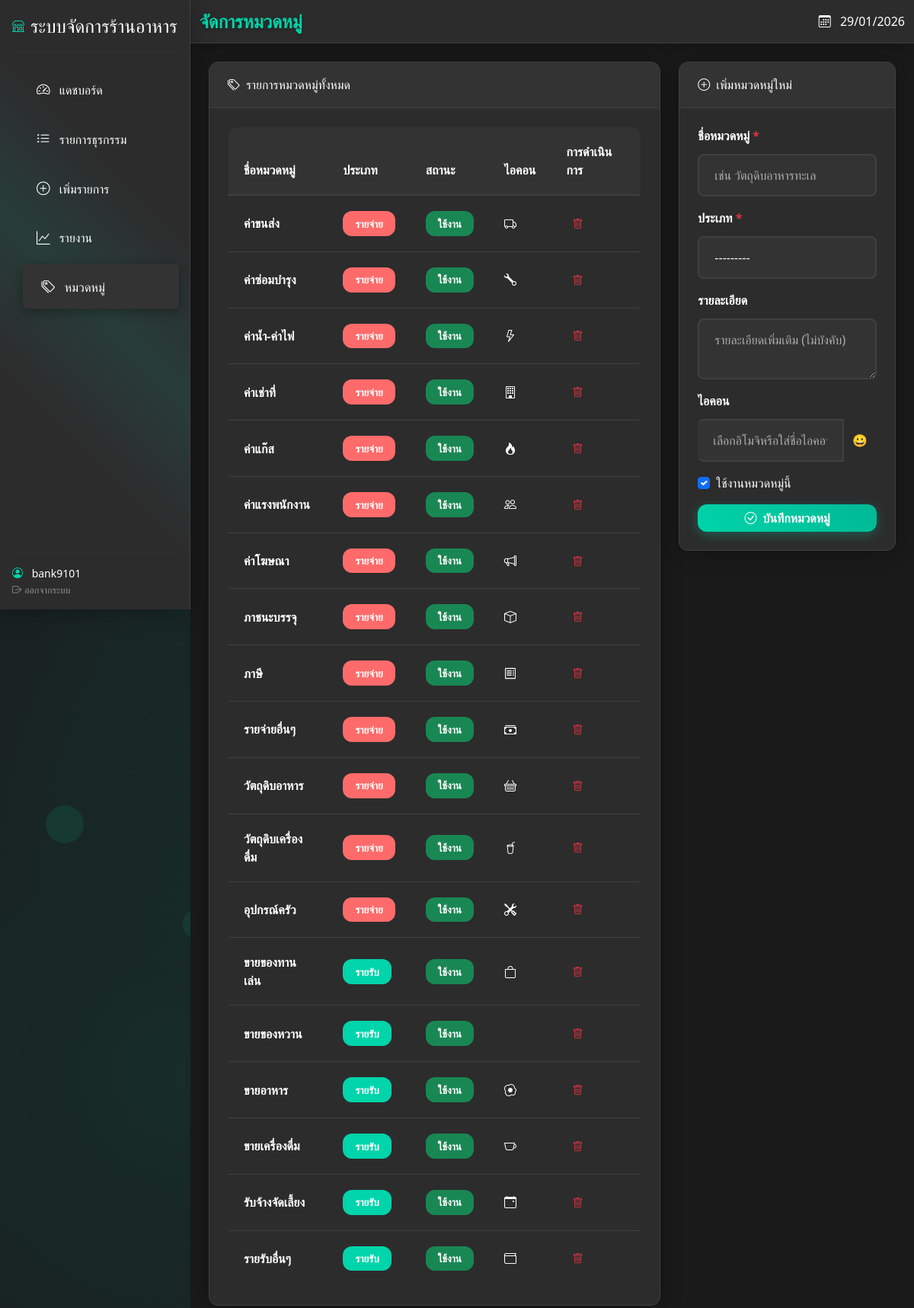
Page /app/categories/ (signed in) on the committed database.
### ICANDEP/models.py (models this page shows, shortened)
class Category(models.Model):
    TRANSACTION_TYPES = [
        ('income', 'รายรับ'),
        ('expense', 'รายจ่าย'),
    ]
    name = models.CharField(max_length=100, verbose_name="ชื่อหมวดหมู่")
    transaction_type = models.CharField(max_length=10, choices=TRANSACTION_TYPES, verbose_name="ประเภท")
    description = models.TextField(blank=True, null=True, verbose_name="รายละเอียด")
    icon = models.CharField(max_length=50, blank=True, null=True, verbose_name="ไอคอน")
    is_active = models.BooleanField(default=True, verbose_name="ใช้งาน")
    created_at = models.DateTimeField(auto_now_add=True, verbose_name="วันที่สร้าง")
    class Meta:
        ordering = ['transaction_type', 'name']
        verbose_name = "หมวดหมู่"
        verbose_name_plural = "หมวดหมู่"
        unique_together = ['name', 'transaction_type']

### ICANDEP/views.py (the view)
# urls.py: path('categories/', views.manage_categories, name='manage_categories'),
@login_required
def manage_categories(request):
    categories = Category.objects.all().order_by('transaction_type', 'name')
    if request.method == 'POST':
        form = CategoryForm(request.POST)
        if form.is_valid():
            form.save()
            messages.success(request, 'เพิ่มหมวดหมู่สำเร็จ!')
            return redirect('ICANDEP:manage_categories')
    else:
        form = CategoryForm()
    context = {
        'categories': categories,
        'form': form,
    }
    return render(request, 'ICANDEP/category_manage.html', context)

### ICANDEP/forms.py
class CategoryForm(forms.ModelForm):
    class Meta:
        model = Category
        fields = ['name', 'transaction_type', 'description', 'icon', 'is_active']
        widgets = {
            'name': forms.TextInput(attrs={
                'class': 'form-control',
                'placeholder': 'เช่น วัตถุดิบอาหารทะเล',
            }),
            'transaction_type': forms.Select(attrs={
                'class': 'form-select',
            }),
            'description': forms.Textarea(attrs={
                'class': 'form-control',
                'rows': 2,
                'placeholder': 'รายละเอียดเพิ่มเติม (ไม่บังคับ)',
            }),
            'icon': forms.TextInput(attrs={
                'class': 'form-control',
                'placeholder': 'เลือกอิโมจิหรือใส่ชื่อไอคอน (ไม่บังคับ)',
            }),
            'is_active': forms.CheckboxInput(attrs={
                'class': 'form-check-input',
            }),
        }

### ICANDEP/templates/ICANDEP/category_manage.html (shortened to what this page needs)
{% extends 'ICANDEP/base.html' %}
{% block content %}
<div class="row">
    <div class="col-lg-8 mb-4">
        <div class="card">
            <div class="card-header">
                <h6 class="m-0 font-weight-bold" style="color: var(--text-primary);">
                    <i class="bi bi-tags me-2"></i>รายการหมวดหมู่ทั้งหมด
                </h6>
            </div>
            <div class="card-body">
                {% if categories %}
                    <div class="table-responsive">
                        <table class="table table-hover align-middle">
                            <thead>
                                <tr>
                                    <th>ชื่อหมวดหมู่</th>
                                    <th>ประเภท</th>
                                    <th>สถานะ</th>
                                    <th>ไอคอน</th>
                                    <th>การดำเนินการ</th>
                                </tr>
                            </thead>
                            <tbody>
                                {% for cat in categories %}
                                <tr>
                                    <td>
                                        <strong>{{ cat.name }}</strong>
                                    </td>
                                    <td>
                                        {% if cat.transaction_type == 'income' %}
                                            <span class="badge badge-income">รายรับ</span>
                                        {% else %}
                                            <span class="badge badge-expense">รายจ่าย</span>
                                        {% endif %}
                                    </td>
                                    <td>
                                        {% if cat.is_active %}
                                            <span class="badge bg-success">ใช้งาน</span>
                                        {% else %}
                                            <span class="badge bg-secondary">ปิดใช้งาน</span>
                                        {% endif %}
                                    </td>
                                    <td>
                                        {% if cat.icon %}
                                            <i class="bi {{ cat.icon }}"></i>
                                        {% else %}
                                            -
                                        {% endif %}
                                    </td>
                                    <td>
                                        <a href="{% url 'ICANDEP:delete_category' cat.pk %}"
                                           class="btn btn-sm btn-outline-danger"
                                           title="ลบหมวดหมู่"
                                           onclick="return confirm('คุณแน่ใจหรือไม่ว่าต้องการลบหมวดหมู่ \"{{ cat.name }}\"?\n\n⚠️ หากมีรายการธุรกรรมที่ใช้หมวดหมู่นี้อยู่ จะไม่สามารถลบได้')">
                                            <i class="bi bi-trash"></i>
                                        </a>
                                    </td>
                                </tr>
                                {% endfor %}
                            </tbody>
                        </table>
                    </div>
                {% else %}
                    <div class="text-center py-4">
                        <i class="bi bi-inbox fs-1 text-muted"></i>
                        <p class="text-muted mt-2">ยังไม่มีหมวดหมู่ในระบบ</p>
                    </div>
                {% endif %}
            </div>
        </div>
    </div>
    <div class="col-lg-4 mb-4">
        <div class="card">
            <div class="card-header">
                <h6 class="m-0 font-weight-bold" style="color: var(--text-primary);">
                    <i class="bi bi-plus-circle me-2"></i>เพิ่มหมวดหมู่ใหม่
                </h6>
            </div>
            <div class="card-body">
                <form method="post">
                    <div class="mb-3">
                        <label for="{{ form.name.id_for_label }}" class="form-label">
                            {{ form.name.label }} <span class="text-danger">*</span>
                        </label>
                        {{ form.name }}
                    </div>
                    <div class="mb-3">
                        <label for="{{ form.transaction_type.id_for_label }}" class="form-label">
                            {{ form.transaction_type.label }} <span class="text-danger">*</span>
                        </label>
                        {{ form.transaction_type }}
                    </div>
                    <div class="mb-3">
                        <label for="{{ form.description.id_for_label }}" class="form-label">
                            {{ form.description.label }}
                        </label>
                        {{ form.description }}
                    </div>
                    <div class="mb-3">
                        <label for="{{ form.icon.id_for_label }}" class="form-label">
                            {{ form.icon.label }}
                        </label>
                        <div class="input-group">
                            {{ form.icon }}
                            <button type="button" class="btn btn-outline-secondary" id="emojiPickerBtn" title="เลือกอิโมจิ">
                                😀
                            </button>
                        </div>
                    </div>
                    <div class="mb-3 form-check">
                        {{ form.is_active }}
                        <label class="form-check-label" for="{{ form.is_active.id_for_label }}">
                            ใช้งานหมวดหมู่นี้
                        </label>
                    </div>
                    <button type="submit" class="btn btn-primary w-100">
                        <i class="bi bi-check-circle me-2"></i>บันทึกหมวดหมู่
                    </button>
                </form>
            </div>
        </div>
    </div>
</div>
{% endblock %}

### ICANDEP/templates/ICANDEP/base.html (shortened to what this page needs)
<!DOCTYPE html>
<html lang="th">
<head>
    <link href="https://cdn.jsdelivr.net/npm/bootstrap@5.3.0/dist/css/bootstrap.min.css" rel="stylesheet">
    <link href="https://cdn.jsdelivr.net/npm/bootstrap-icons@1.10.0/font/bootstrap-icons.css" rel="stylesheet">
    {% load static %}
    <link href="{% static 'ICANDEP/css/style.css' %}" rel="stylesheet">
</head>
<body>
    <nav class="sidebar position-fixed d-flex flex-column flex-shrink-0 p-3" style="width: 250px;">
        <a href="{% url 'ICANDEP:dashboard' %}" class="d-flex align-items-center mb-3 mb-md-0 me-md-auto text-white text-decoration-none">
            <i class="bi bi-shop me-2" style="color: var(--primary-color);"></i>
            <span class="fs-4">ระบบจัดการร้านอาหาร</span>
        </a>
        <hr style="border-color: var(--border-color);">
        <ul class="nav nav-pills flex-column mb-auto">
            <li class="nav-item">
                <a href="{% url 'ICANDEP:dashboard' %}" class="nav-link {% if request.resolver_match.url_name == 'dashboard' %}active{% endif %}">
                    <i class="bi bi-speedometer2"></i>
                    แดชบอร์ด
                </a>
            </li>
            <li class="nav-item">
                <a href="{% url 'ICANDEP:transaction_list' %}" class="nav-link {% if request.resolver_match.url_name == 'transaction_list' %}active{% endif %}">
                    <i class="bi bi-list-ul"></i>
                    รายการธุรกรรม
                </a>
            </li>
            <li class="nav-item">
                <a href="{% url 'ICANDEP:add_transaction' %}" class="nav-link {% if request.resolver_match.url_name == 'add_transaction' %}active{% endif %}">
                    <i class="bi bi-plus-circle"></i>
                    เพิ่มรายการ
                </a>
            </li>
            <li class="nav-item">
                <a href="{% url 'ICANDEP:reports' %}" class="nav-link {% if request.resolver_match.url_name == 'reports' %}active{% endif %}">
                    <i class="bi bi-graph-up"></i>
                    รายงาน
                </a>
            </li>
            <li class="nav-item">
                <a href="{% url 'ICANDEP:manage_categories' %}" class="nav-link {% if request.resolver_match.url_name == 'manage_categories' %}active{% endif %}">
                    <i class="bi bi-tags"></i>
                    หมวดหมู่
                </a>
            </li>
        </ul>
        <hr style="border-color: var(--border-color);">
        <div class="text-white small">
            <i class="bi bi-person-circle me-2" style="color: var(--primary-color);"></i>
            {% if user.is_authenticated %}
                {{ user.username }}
                <br>
                <a href="{% url 'ICANDEP:logout' %}" class="text-white-50 text-decoration-none small">
                    <i class="bi bi-box-arrow-right me-1"></i>ออกจากระบบ
                </a>
            {% else %}
                ผู้ใช้ระบบ
            {% endif %}
        </div>
    </nav>
    <div class="main-content">
        <nav class="navbar navbar-expand-lg navbar-dark" style="background: var(--bg-secondary) !important; border-bottom: 1px solid var(--border-color);">
            <div class="container-fluid">
                <span class="navbar-brand mb-0 h1">{% block page_title %}ระบบจัดการรายรับรายจ่าย{% endblock %}</span>
                <div class="navbar-nav ms-auto">
                    <span class="navbar-text" style="color: var(--text-primary);">
                        <i class="bi bi-calendar3 me-2"></i>
                        {% now "d/m/Y" %}
                    </span>
                </div>
            </div>
        </nav>
        <div class="container-fluid p-4">
            {% block content %}
            {% endblock %}
        </div>
    </div>
</body>
</html>

### ICANDEP/templates/ICANDEP/base.html (style rules this page uses)
:root { --primary-color: #00D4AA; --secondary-color: #858796; --success-color: #00D4AA; --info-color: #00D4AA; --warning-color: #FFB800; --danger-color: #FF6B6B; --light-color: #2C2C2C; --dark-color: #1A1A1A; --bg-primary: #1A1A1A; --bg-secondary: #2C2C2C; --bg-tertiary: #333333; --text-primary: #FFFFFF; --text-secondary: #FFFFFF; --text-muted: #FFFFFF; --border-color: #404040; }
body { background: var(--bg-primary); background-attachment: fixed; font-family: 'Segoe UI', Tahoma, Geneva, Verdana, sans-serif; color: var(--text-primary); }
.navbar-brand { font-weight: bold; font-size: 1.5rem; color: var(--primary-color) !important; }
.sidebar { background: var(--bg-secondary); min-height: 100vh; box-shadow: 0 0.15rem 1.75rem 0 rgba(0, 0, 0, 0.3); border-right: 1px solid var(--border-color); }
.sidebar .nav-link { color: var(--text-secondary); padding: 1rem 1.5rem; border-radius: 0.35rem; margin: 0.2rem 0.5rem; transition: all 0.3s ease; }
.sidebar .nav-link:hover, .sidebar .nav-link.active { color: var(--text-primary); background: var(--bg-tertiary); }
.sidebar .nav-link i { margin-right: 0.5rem; width: 1.25rem; }
.main-content { margin-left: 0; transition: margin-left 0.3s ease; background: var(--bg-primary); }
@media (min-width: 768px) { .main-content { margin-left: 250px; } }
.card { border: none; border-radius: 0.75rem; box-shadow: 0 0.15rem 1.75rem 0 rgba(0, 0, 0, 0.3); transition: transform 0.2s ease; background: var(--bg-secondary); border: 1px solid var(--border-color); }
.card-header { background: var(--bg-tertiary); border-bottom: 1px solid var(--border-color); font-weight: bold; color: var(--text-primary); }
.card-body { color: var(--text-primary); }
.btn-primary { background: linear-gradient(45deg, var(--primary-color), #00B894); border-color: var(--primary-color); color: var(--text-primary); }
.table { background: var(--bg-secondary); border-radius: 0.75rem; overflow: hidden; color: var(--text-primary); border: 1px solid var(--border-color); }
.table th { background: var(--bg-tertiary); border-bottom: 2px solid var(--border-color); font-weight: 600; color: var(--text-primary); }
.table td { color: var(--text-primary); border-bottom: 1px solid var(--border-color); }
.badge-income { background: var(--success-color); color: var(--text-primary); }
.badge-expense { background: var(--danger-color); color: var(--text-primary); }
.form-control, .form-select { border-radius: 0.5rem; border: 2px solid var(--border-color); background: var(--bg-tertiary); color: #FFFFFF !important; font-size: 1rem; }
.form-control::placeholder { color: rgba(255, 255, 255, 0.6) !important; }
.form-select option { background: var(--bg-secondary); color: #FFFFFF !important; }
.input-group .form-control { border-left: none !important; }
.table tbody tr { background: var(--bg-secondary) !important; }
.table td { background: var(--bg-secondary) !important; }

### rows in the picture
Category: name "ค่าขนส่ง", transaction_type "รายจ่าย", is_active "ใช้งาน"
Category: name "ค่าซ่อมบำรุง", transaction_type "รายจ่าย", is_active "ใช้งาน"
Category: name "ค่าน้ำ-ค่าไฟ", transaction_type "รายจ่าย", is_active "ใช้งาน"
Category: name "ค่าเช่าที่", transaction_type "รายจ่าย", is_active "ใช้งาน"
Category: name "ค่าแก๊ส", transaction_type "รายจ่าย", is_active "ใช้งาน"
Category: name "ค่าแรงพนักงาน", transaction_type "รายจ่าย", is_active "ใช้งาน"
Category: name "ค่าโฆษณา", transaction_type "รายจ่าย", is_active "ใช้งาน"
Category: name "ภาชนะบรรจุ", transaction_type "รายจ่าย", is_active "ใช้งาน"
Category: name "ภาษี", transaction_type "รายจ่าย", is_active "ใช้งาน"
Category: name "รายจ่ายอื่นๆ", transaction_type "รายจ่าย", is_active "ใช้งาน"
Category: name "วัตถุดิบอาหาร", transaction_type "รายจ่าย", is_active "ใช้งาน"
Category: name "วัตถุดิบเครื่องดื่ม", transaction_type "รายจ่าย", is_active "ใช้งาน"
Category: name "อุปกรณ์ครัว", transaction_type "รายจ่าย", is_active "ใช้งาน"
Category: name "ขายของทานเล่น", transaction_type "รายรับ", is_active "ใช้งาน"
Category: name "ขายของหวาน", transaction_type "รายรับ", is_active "ใช้งาน"
Category: name "ขายอาหาร", transaction_type "รายรับ", is_active "ใช้งาน"
Category: name "ขายเครื่องดื่ม", transaction_type "รายรับ", is_active "ใช้งาน"
Category: name "รับจ้างจัดเลี้ยง", transaction_type "รายรับ", is_active "ใช้งาน"
Category: name "รายรับอื่นๆ", transaction_type "รายรับ", is_active "ใช้งาน"

### other values in the picture
{{ user.username }} "bank9101"
